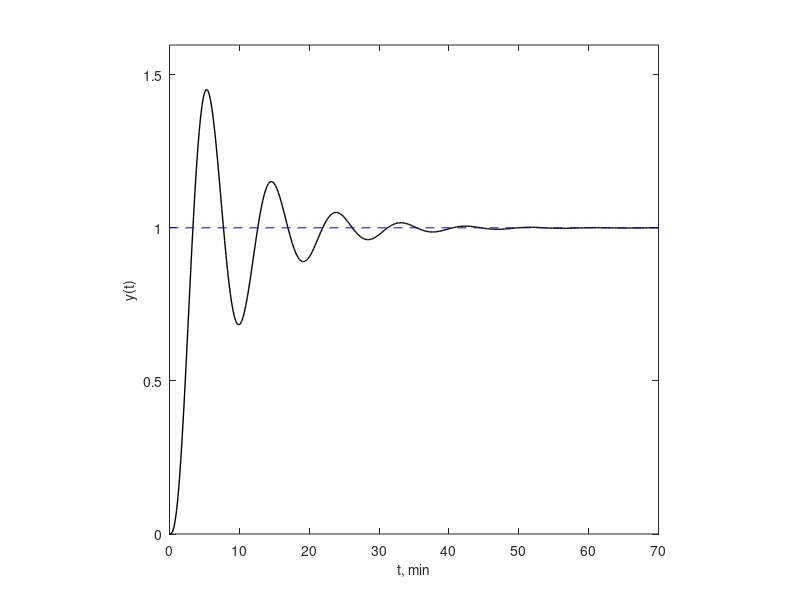

MATLAB code for this plot:
% simulador de sistema de controle com feedback
Gp = tf([1],[8 15 8 1])

% Funcion de transferencia de controlador PID
Kc = 5.5;
Tao_I = 10;
Tao_D = 0;

Gc = Kc + tf([Kc],[Tao_I 0]) + tf([Kc*Tao_D 0],[1])

% Funcion de transferencia a Lazo Cerrado
G_CL = Gp*Gc/(1+Gp*Gc);
[y,t] = step(G_CL);

% Grafica t vs y
plot(t,y,'k','LineWidth',1)
xlabel('t, min','FontSize',10);
ylabel('y(t)','FontSize',10);
axis ([0 max(t) 0 1.1*max(y)])
axis square

line([0 max(t)],[1 1],'Color','b','LineStyle','--')